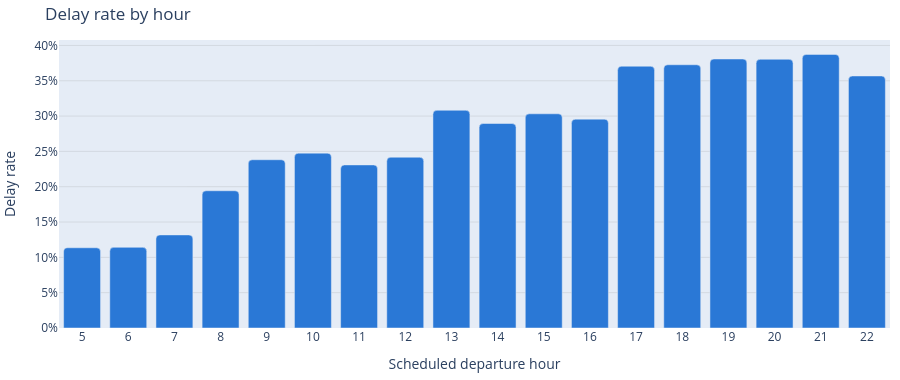
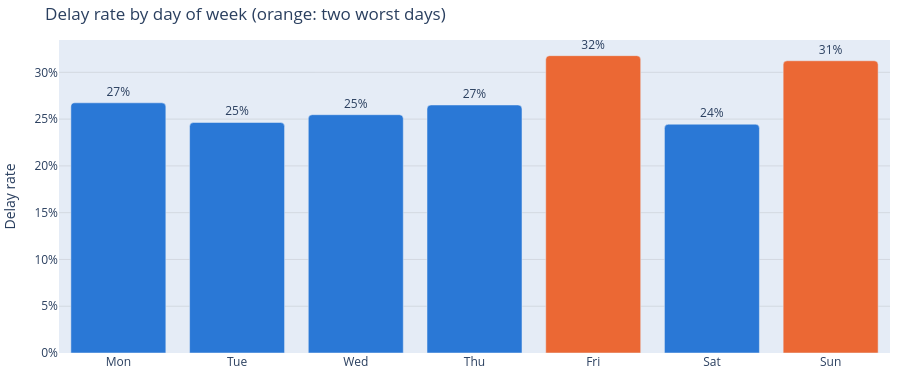

These figures' notebook cell, in order:
### Code cell
C.hour_rates(df).show()
C.day_rates(df).show()
display(A.by_day(df).style.format({"Delay_Rate": "{:.1%}", "Avg_Delay": "{:.1f}"}))

### Figure 1 — Plotly figure (JSON) as saved in the notebook; plotly's stock layout.template omitted (floating-point values rounded to 4 significant figures)
{"data": [{"customdata": [3540, 7084, 5859, 2342, 4526, 5567, 5081, 4087, 4283, 4964, 4759, 4495, 4447, 4758, 4782, 4611, 4472, 4776], "hovertemplate": "%{x}:00 · %{y:.1%} delayed · %{customdata:,} flights<extra></extra>", "marker": {"color": "#2a78d6", "cornerradius": 4}, "type": "bar", "x": [5, 6, 7, 8, 9, 10, 11, 12, 13, 14, 15, 16, 17, 18, 19, 20, 21, 22], "y": [0.1136, 0.1142, 0.1318, 0.1943, 0.2382, 0.2475, 0.2309, 0.2417, 0.3082, 0.2895, 0.3032, 0.2957, 0.3706, 0.3726, 0.3808, 0.3804, 0.3873, 0.3568]}], "layout": {"height": 380, "hoverlabel": {"namelength": -1}, "legend": {"orientation": "h", "x": 0, "y": 1.02, "yanchor": "bottom"}, "margin": {"b": 10, "l": 10, "r": 10, "t": 40}, "title": {"text": "Delay rate by hour"}, "xaxis": {"dtick": 1, "showgrid": false, "title": {"text": "Scheduled departure hour"}}, "yaxis": {"gridcolor": "rgba(128,128,128,0.18)", "tickformat": ".0%", "title": {"text": "Delay rate"}, "zeroline": false}}}

### Figure 2 — Plotly figure (JSON) as saved in the notebook; plotly's stock layout.template omitted (floating-point values rounded to 4 significant figures)
{"data": [{"cliponaxis": false, "hovertemplate": "%{x}: %{y:.1%}<extra></extra>", "marker": {"color": ["#2a78d6", "#2a78d6", "#2a78d6", "#2a78d6", "#eb6834", "#2a78d6", "#eb6834"], "cornerradius": 4}, "text": ["27%", "25%", "25%", "27%", "32%", "24%", "31%"], "textposition": "outside", "type": "bar", "x": ["Mon", "Tue", "Wed", "Thu", "Fri", "Sat", "Sun"], "y": [0.2674, 0.2464, 0.2547, 0.2651, 0.3178, 0.2446, 0.3124]}], "layout": {"height": 380, "hoverlabel": {"namelength": -1}, "legend": {"orientation": "h", "x": 0, "y": 1.02, "yanchor": "bottom"}, "margin": {"b": 10, "l": 10, "r": 10, "t": 40}, "title": {"text": "Delay rate by day of week (orange: two worst days)"}, "xaxis": {"showgrid": false}, "yaxis": {"gridcolor": "rgba(128,128,128,0.18)", "tickformat": ".0%", "title": {"text": "Delay rate"}, "zeroline": false}}}
